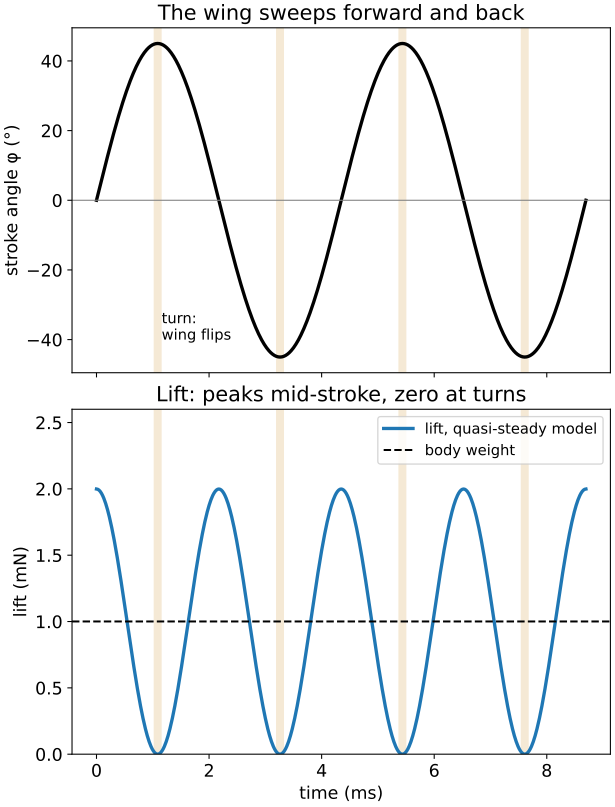

Source code (Python):
# flapping_wing.py – From “How Insects Fly: Vortices, Halteres and RoboBees”
# https://wildbionics.com/articles/insect-flight/ · Code: MIT licence
# Needs: python3 -m pip install numpy matplotlib
# Run: python3 flapping_wing.py   (https://wildbionics.com/run-code/)

import numpy as np
import matplotlib.pyplot as plt

# Honeybee hovering – measured values, see the article
MASS = 102e-6              # body mass (kg)
WING_LENGTH = 9.7e-3       # wing length R, base to tip (m)
FREQUENCY = 230.0          # wingbeats per second (Hz)
AMPLITUDE = 90.0           # stroke amplitude Φ: the angle one wing sweeps (degrees)
AIR = 1.21                 # density of air (kg/m³)
HELIOX = 0.41              # density of heliox, an oxygen–helium mixture (kg/m³)
# Model assumptions
CHORD = 3.0e-3             # wing width (m): the wing as a rectangle of constant width
SCALE = 1.0                # shrink or grow the whole bee: lengths × SCALE, mass × SCALE³
G = 9.81                   # gravity (m/s²)
VISCOSITY = 1.8e-5         # dynamic viscosity of air (Pa·s)

mass, length, chord = MASS * SCALE**3, WING_LENGTH * SCALE, CHORD * SCALE
weight = mass * G
t = np.linspace(0, 2 / FREQUENCY, 801)           # two wingbeats


def stroke(amplitude_deg):
    """Sinusoidal stroke φ(t) = Φ/2 · sin(2πft) and its angular speed ω(t) = dφ/dt."""
    phi_max = np.radians(amplitude_deg) / 2
    phase = 2 * np.pi * FREQUENCY * t
    return phi_max * np.sin(phase), phi_max * 2 * np.pi * FREQUENCY * np.cos(phase)


def lift(lift_coefficient, omega, density):
    """Quasi-steady lift of both wings. A strip at distance r moves at u = ω·r and adds
    ½·ρ·C_L·c·u²·dr; summed from base to tip this gives ½·ρ·C_L·ω²·c·R³/3 per wing."""
    return 2 * 0.5 * density * lift_coefficient * omega**2 * chord * length**3 / 3


def needed_cl(amplitude_deg, density):
    """The lift coefficient at which the mean lift over a wingbeat equals the weight."""
    _, omega = stroke(amplitude_deg)
    return weight / lift(1.0, omega, density).mean()


tip_speed = 2 * np.radians(AMPLITUDE) * length * FREQUENCY   # two strokes of Φ·R per wingbeat
reynolds = AIR * tip_speed * chord / VISCOSITY
cl = needed_cl(AMPLITUDE, AIR)
angle, omega = stroke(AMPLITUDE)
force = lift(cl, omega, AIR)
print(f"weight {weight * 1e3:.2f} mN, mean wing-tip speed {tip_speed:.1f} m/s, "
      f"Reynolds number about {round(reynolds, -2):.0f}")
print(f"lift coefficient needed to hover: C_L = {cl:.1f}")
print(f"lift peaks at {force.max() / weight:.1f} × body weight in mid-stroke, 0 at each turn")
print(f"in heliox with the same stroke: C_L = {needed_cl(AMPLITUDE, HELIOX):.1f}; "
      f"with a 50 % wider stroke: C_L = {needed_cl(1.5 * AMPLITUDE, HELIOX):.1f}")

plt.rcParams["font.size"] = 13      # large type: the chart stays readable on a phone
fig, (top, bottom) = plt.subplots(2, 1, figsize=(6.4, 8.4), layout="constrained", sharex=True)
ms = t * 1e3
for ax in (top, bottom):
    for turn in np.arange(0.25, 2, 0.5) / FREQUENCY * 1e3:    # the four turns
        ax.axvline(turn, color="#c98a1b", lw=6, alpha=0.18)
top.plot(ms, np.degrees(angle), lw=2.5, color="black")
top.axhline(0, color="grey", lw=0.8)
top.set_ylabel("stroke angle φ (°)")
top.set_title("The wing sweeps forward and back")
top.text(0.25 / FREQUENCY * 1e3 + 0.07, -40, "turn:\nwing flips", fontsize=11)
bottom.plot(ms, force * 1e3, lw=2.5, label="lift, quasi-steady model")
bottom.axhline(weight * 1e3, color="black", ls="--", lw=1.5, label="body weight")
bottom.set_xlabel("time (ms)")
bottom.set_ylabel("lift (mN)")
bottom.set_ylim(0, 2.6)
bottom.set_title("Lift: peaks mid-stroke, zero at turns")
bottom.legend(loc="upper right", fontsize=11)
plt.show()
